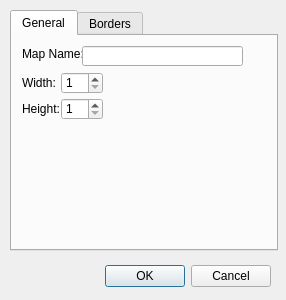
<?xml version="1.0" encoding="UTF-8"?>
<ui version="4.0">
 <class>MapPropertiesDlg</class>
 <widget class="QDialog" name="MapPropertiesDlg">
  <property name="geometry">
   <rect>
    <x>0</x>
    <y>0</y>
    <width>286</width>
    <height>300</height>
   </rect>
  </property>
  <property name="windowTitle">
   <string>Map Properties</string>
  </property>
  <widget class="QDialogButtonBox" name="buttonBox">
   <property name="geometry">
    <rect>
     <x>40</x>
     <y>260</y>
     <width>231</width>
     <height>32</height>
    </rect>
   </property>
   <property name="orientation">
    <enum>Qt::Horizontal</enum>
   </property>
   <property name="standardButtons">
    <set>QDialogButtonBox::Cancel|QDialogButtonBox::Ok</set>
   </property>
  </widget>
  <widget class="QTabWidget" name="tabWidget">
   <property name="geometry">
    <rect>
     <x>10</x>
     <y>10</y>
     <width>268</width>
     <height>241</height>
    </rect>
   </property>
   <property name="currentIndex">
    <number>0</number>
   </property>
   <widget class="QWidget" name="GeneralTab">
    <attribute name="title">
     <string>General</string>
    </attribute>
    <widget class="QLabel" name="label">
     <property name="geometry">
      <rect>
       <x>10</x>
       <y>10</y>
       <width>61</width>
       <height>16</height>
      </rect>
     </property>
     <property name="text">
      <string>Map Name:</string>
     </property>
    </widget>
    <widget class="QLineEdit" name="MapNameEdit">
     <property name="geometry">
      <rect>
       <x>70</x>
       <y>10</y>
       <width>161</width>
       <height>20</height>
      </rect>
     </property>
     <property name="whatsThis">
      <string>The name of the map that is shown to players.</string>
     </property>
    </widget>
    <widget class="QLabel" name="label_6">
     <property name="geometry">
      <rect>
       <x>10</x>
       <y>40</y>
       <width>46</width>
       <height>14</height>
      </rect>
     </property>
     <property name="text">
      <string>Width:</string>
     </property>
    </widget>
    <widget class="QSpinBox" name="WidthSpin">
     <property name="geometry">
      <rect>
       <x>49</x>
       <y>36</y>
       <width>42</width>
       <height>22</height>
      </rect>
     </property>
     <property name="wrapping">
      <bool>false</bool>
     </property>
     <property name="frame">
      <bool>true</bool>
     </property>
     <property name="minimum">
      <number>1</number>
     </property>
     <property name="maximum">
      <number>999</number>
     </property>
    </widget>
    <widget class="QLabel" name="label_7">
     <property name="geometry">
      <rect>
       <x>10</x>
       <y>66</y>
       <width>46</width>
       <height>14</height>
      </rect>
     </property>
     <property name="text">
      <string>Height:</string>
     </property>
    </widget>
    <widget class="QSpinBox" name="HeightSpin">
     <property name="geometry">
      <rect>
       <x>49</x>
       <y>62</y>
       <width>42</width>
       <height>22</height>
      </rect>
     </property>
     <property name="wrapping">
      <bool>false</bool>
     </property>
     <property name="minimum">
      <number>1</number>
     </property>
     <property name="maximum">
      <number>999</number>
     </property>
    </widget>
   </widget>
   <widget class="QWidget" name="BordersTab">
    <attribute name="title">
     <string>Borders</string>
    </attribute>
    <widget class="QLabel" name="label_2">
     <property name="geometry">
      <rect>
       <x>13</x>
       <y>10</y>
       <width>71</width>
       <height>16</height>
      </rect>
     </property>
     <property name="text">
      <string>North Border:</string>
     </property>
    </widget>
    <widget class="QLineEdit" name="NorthBorderEdit">
     <property name="geometry">
      <rect>
       <x>81</x>
       <y>10</y>
       <width>130</width>
       <height>20</height>
      </rect>
     </property>
    </widget>
    <widget class="QToolButton" name="NorthBorderBrowse">
     <property name="geometry">
      <rect>
       <x>210</x>
       <y>10</y>
       <width>25</width>
       <height>20</height>
      </rect>
     </property>
     <property name="text">
      <string>...</string>
     </property>
    </widget>
    <widget class="QLabel" name="label_3">
     <property name="geometry">
      <rect>
       <x>13</x>
       <y>40</y>
       <width>71</width>
       <height>16</height>
      </rect>
     </property>
     <property name="text">
      <string>East Border:</string>
     </property>
    </widget>
    <widget class="QLineEdit" name="EastBorderEdit">
     <property name="geometry">
      <rect>
       <x>81</x>
       <y>40</y>
       <width>130</width>
       <height>20</height>
      </rect>
     </property>
    </widget>
    <widget class="QToolButton" name="EastBorderBrowse">
     <property name="geometry">
      <rect>
       <x>210</x>
       <y>40</y>
       <width>25</width>
       <height>20</height>
      </rect>
     </property>
     <property name="text">
      <string>...</string>
     </property>
    </widget>
    <widget class="QLabel" name="label_4">
     <property name="geometry">
      <rect>
       <x>13</x>
       <y>70</y>
       <width>71</width>
       <height>16</height>
      </rect>
     </property>
     <property name="text">
      <string>South Border:</string>
     </property>
    </widget>
    <widget class="QLineEdit" name="SouthBorderEdit">
     <property name="geometry">
      <rect>
       <x>81</x>
       <y>70</y>
       <width>130</width>
       <height>20</height>
      </rect>
     </property>
    </widget>
    <widget class="QToolButton" name="SouthBorderBrowse">
     <property name="geometry">
      <rect>
       <x>210</x>
       <y>70</y>
       <width>25</width>
       <height>20</height>
      </rect>
     </property>
     <property name="text">
      <string>...</string>
     </property>
    </widget>
    <widget class="QLabel" name="label_5">
     <property name="geometry">
      <rect>
       <x>13</x>
       <y>100</y>
       <width>71</width>
       <height>16</height>
      </rect>
     </property>
     <property name="text">
      <string>West Border:</string>
     </property>
    </widget>
    <widget class="QLineEdit" name="WestBorderEdit">
     <property name="geometry">
      <rect>
       <x>81</x>
       <y>100</y>
       <width>130</width>
       <height>20</height>
      </rect>
     </property>
    </widget>
    <widget class="QToolButton" name="WestBorderBrowse">
     <property name="geometry">
      <rect>
       <x>210</x>
       <y>100</y>
       <width>25</width>
       <height>20</height>
      </rect>
     </property>
     <property name="text">
      <string>...</string>
     </property>
    </widget>
   </widget>
  </widget>
 </widget>
 <resources/>
 <connections>
  <connection>
   <sender>buttonBox</sender>
   <signal>accepted()</signal>
   <receiver>MapPropertiesDlg</receiver>
   <slot>accept()</slot>
   <hints>
    <hint type="sourcelabel">
     <x>248</x>
     <y>254</y>
    </hint>
    <hint type="destinationlabel">
     <x>157</x>
     <y>274</y>
    </hint>
   </hints>
  </connection>
  <connection>
   <sender>buttonBox</sender>
   <signal>rejected()</signal>
   <receiver>MapPropertiesDlg</receiver>
   <slot>reject()</slot>
   <hints>
    <hint type="sourcelabel">
     <x>316</x>
     <y>260</y>
    </hint>
    <hint type="destinationlabel">
     <x>286</x>
     <y>274</y>
    </hint>
   </hints>
  </connection>
 </connections>
</ui>
